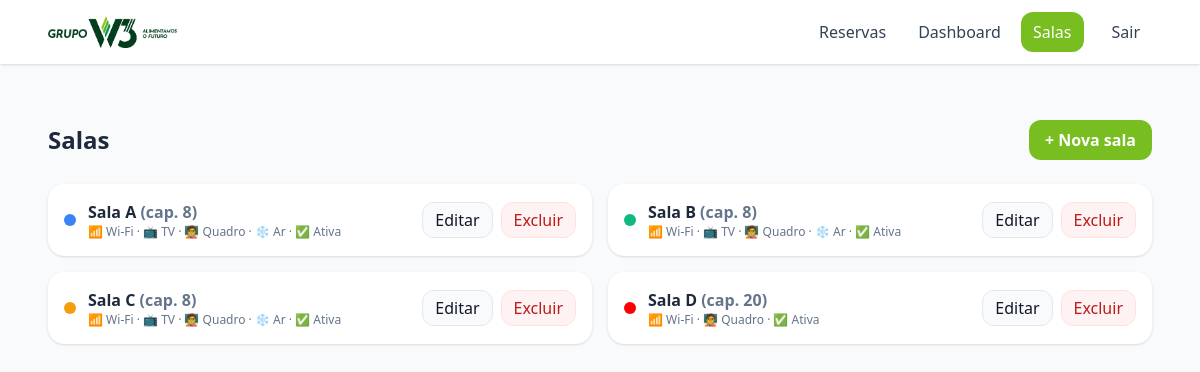
Page /?page=salas (signed in) on the committed database.
### tables this page shows
CREATE TABLE rooms (
    id INTEGER PRIMARY KEY AUTOINCREMENT,
    name TEXT NOT NULL,
    color TEXT NOT NULL DEFAULT '#3b82f6'
, capacity INTEGER NOT NULL DEFAULT 8, has_wifi INTEGER NOT NULL DEFAULT 1, has_tv INTEGER NOT NULL DEFAULT 1, has_board INTEGER NOT NULL DEFAULT 1, has_ac INTEGER NOT NULL DEFAULT 1, is_blocked INTEGER NOT NULL DEFAULT 0, extras TEXT DEFAULT '[]');

### bootstrap.php (called while the page is built, shortened)
<?php
function h($s) { return htmlspecialchars((string)$s, ENT_QUOTES, 'UTF-8'); }
?>

### salas.php (the view, shortened to what this page needs)
<?php
$rooms = $pdo->query("SELECT * FROM rooms ORDER BY id")->fetchAll(PDO::FETCH_ASSOC);
?>
<div class="max-w-6xl mx-auto space-y-6">
  <header class="flex flex-col md:flex-row md:items-center md:justify-between gap-3">
    <h1 class="text-2xl font-bold">Salas</h1>
    <div class="flex flex-col md:flex-row md:items-center gap-3 w-full md:w-auto">
      <button onclick="document.getElementById('newRoom').classList.toggle('hidden')"
              class="px-4 h-10 rounded-xl btn-w3 font-semibold">+ Nova sala</button>
    </div>
  </header>
  <div class="grid md:grid-cols-2 gap-4">
    <?php foreach ($rooms as $r): $rid=(int)$r['id']; ?>
      <div class="bg-white rounded-2xl shadow p-4 space-y-3">
        <div class="flex items-center justify-between">
          <div class="flex items-center gap-3">
            <span class="inline-block w-3 h-3 rounded-full" style="background:<?= h($r['color']) ?>"></span>
            <div>
              <div class="font-semibold"><?= h($r['name']) ?> <span class="text-slate-500">(cap. <?= (int)$r['capacity'] ?>)</span></div>
              <div class="text-xs text-slate-500">
                <?php if ((int)$r['has_wifi']): ?>📶 Wi-Fi · <?php endif; ?>
                <?php if ((int)$r['has_tv']): ?>📺 TV · <?php endif; ?>
                <?php if ((int)$r['has_board']): ?>🧑‍🏫 Quadro · <?php endif; ?>
                <?php if ((int)$r['has_ac']): ?>❄️ Ar · <?php endif; ?>
                <?= (int)$r['is_blocked'] ? '⛔ Bloqueada' : '✅ Ativa' ?>
              </div>
            </div>
          </div>
          <div class="flex items-center gap-2">
            <button
              class="px-3 h-9 rounded-xl btn-ghost"
              onclick="openEditDialog(this)"
              data-rid="<?= $rid ?>"
              data-name="<?= h($r['name']) ?>"
              data-color="<?= h($r['color']) ?>"
              data-capacity="<?= (int)$r['capacity'] ?>"
              data-wifi="<?= (int)$r['has_wifi'] ?>"
              data-tv="<?= (int)$r['has_tv'] ?>"
              data-board="<?= (int)$r['has_board'] ?>"
              data-ac="<?= (int)$r['has_ac'] ?>"
              data-blocked="<?= (int)$r['is_blocked'] ?>"
            >Editar</button>
            <form method="post" onsubmit="return confirm('Remover esta sala? Isso não apaga reservas existentes.');">
              <button class="px-3 h-9 rounded-xl btn-danger">Excluir</button>
            </form>
          </div>
        </div>
      </div>
    <?php endforeach; ?>
  </div>
</div>

### index.php (shortened to what this page needs)
<?php
require __DIR__.'/bootstrap.php';
$is_admin = !empty($_SESSION['is_admin']);
$page = $_GET['page'] ?? 'calendario';
?>
<!DOCTYPE html>
<html lang="pt-BR">
<head>
  <script src="https://cdn.tailwindcss.com"></script>
</head>
<body class="bg-slate-50 text-slate-800">
  <nav class="bg-white shadow sticky top-0 z-40">
    <div class="max-w-[1600px] mx-auto px-6 lg:px-12 h-16 flex items-center justify-between">
      <a href="?page=calendario" class="flex items-center gap-3">
        <img src="logo-w3.png" alt="Grupo W3" class="h-8 w-auto"/>
      </a>
      <?php $active = function($p) use ($page){ return $page===$p ? 'active-tab' : 'text-slate-700 hover:bg-slate-100'; }; ?>
      <div class="flex items-center gap-2">
        <a href="?page=calendario" class="px-3 py-2 rounded-xl <?= $active('calendario') ?>">Reservas</a>
        <?php if ($is_admin): ?>
          <a href="?page=dashboard" class="px-3 py-2 rounded-xl <?= $active('dashboard') ?>">Dashboard</a>
          <a href="?page=salas" class="px-3 py-2 rounded-xl <?= $active('salas') ?>">Salas</a>
          <form method="post" class="ml-2 inline">
            <button class="px-3 py-2 rounded-xl text-slate-700 hover:bg-slate-100" title="Sair">Sair</button>
          </form>
        <?php else: ?>
          <button id="openAdmin" class="px-3 py-2 rounded-xl text-slate-700 hover:bg-slate-100">Admin</button>
        <?php endif; ?>
      </div>
    </div>
  </nav>
  <div class="max-w-[1600px] mx-auto px-6 lg:px-12 py-8 space-y-6">
    <?php
      if ($page==='salas' && $is_admin) include __DIR__.'/salas.php';
    ?>
  </div>
</body>
</html>

### index.php (style rules this page uses)
:root { --w3-green: #78BE20; }
.active-tab { background: var(--w3-green) !important; color:#fff !important; }
.btn-w3 { background: var(--w3-green); color:#fff; }

### salas.php (style rules this page uses)
.btn-w3 { background:#78BE20; color:#fff }
.btn-ghost { background:#f8fafc; border:1px solid #e2e8f0; color:#0f172a }
.btn-danger { background:#fef2f2; border:1px solid #fee2e2; color:#b91c1c }

### rows in the picture
rooms: name "Sala A", capacity "8", has_wifi "📶 Wi-Fi ·", has_tv "📺 TV ·", has_board "🧑‍🏫 Quadro ·", has_ac "❄️ Ar ·", is_blocked "✅ Ativa"
rooms: name "Sala B", capacity "8", has_wifi "📶 Wi-Fi ·", has_tv "📺 TV ·", has_board "🧑‍🏫 Quadro ·", has_ac "❄️ Ar ·", is_blocked "✅ Ativa"
rooms: name "Sala C", capacity "8", has_wifi "📶 Wi-Fi ·", has_tv "📺 TV ·", has_board "🧑‍🏫 Quadro ·", has_ac "❄️ Ar ·", is_blocked "✅ Ativa"
rooms: name "Sala D", capacity "20", has_wifi "📶 Wi-Fi ·", has_board "🧑‍🏫 Quadro ·", is_blocked "✅ Ativa"
